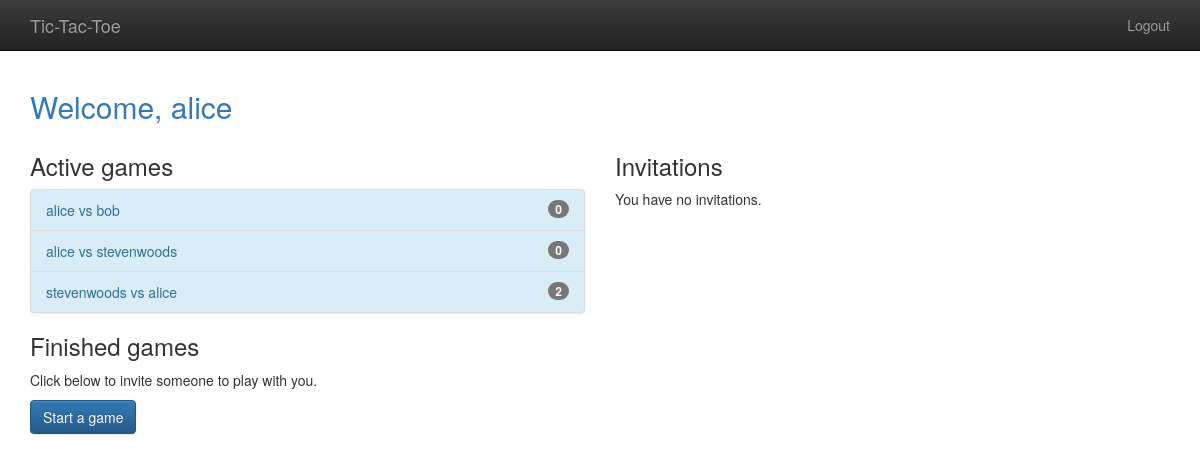
The page /player/home/ (signed in) on the database its author committed.
### gameplay/models.py (models this page shows, shortened)
class Game(models.Model):
    first_player = models.ForeignKey(User,
                                     related_name="games_first_player",
                                     on_delete=models.CASCADE)
    second_player = models.ForeignKey(User,
                                      related_name="games_second_player",
                                      on_delete=models.CASCADE)
    start_time = models.DateTimeField(auto_now_add=True)
    last_active = models.DateTimeField(auto_now=True)
    status = models.CharField(max_length=1, default='F',
                              choices=GAME_STATUS_CHOICES)
    objects = GamesQuerySet.as_manager()  # Overwriting objects attribute, which usually
    def get_absolute_url(self):  # Default way to tell Django what canonical URL is for a model instance
        return reverse('gameplay_detail', args=[self.id])  # Essentially same as url tag in template - constructs URL
    def __str__(self):
        return f"{self.first_player} vs {self.second_player}"

### player/views.py (the view)
# urls.py: path('home/', home, name="player_home"),
@login_required()
def home(request):  # Leave responsibility of dealing with the database logic to the model
    my_games = Game.objects.games_for_user(request.user)
    active_games = my_games.active()
    finished_games = my_games.difference(active_games)
    invitations = request.user.invitations_received.all()
    return render(request, "player/home.html",
                  {'active_games': active_games,
                   'finished_games': finished_games,
                   'invitations': invitations})

### gameplay/models.py (called while the page is built)
    def games_for_user(self, user):
        return self.filter(
            Q(first_player=user) | Q(second_player=user)
        )

    def active(self):
        return self.filter(
            Q(status='F') | Q(status='S')
        )

### templates/player/home.html (shortened to what this page needs)
{% extends "base.html" %}
{% block content %}
    <h2 class="text-primary">Welcome, {{ user.username }}</h2>
    <div class="row">
        <div class="col-md-6">
            <h3>Active games</h3>
            {% include "player/game_list_snippet.html" with games_list=active_games %}
            <h3>Finished games</h3>
            <p>Click below to invite someone to play with you.</p>
            <p>
                <a class="btn btn-primary"
                   href="{% url 'player_new_invitation' %}">Start a game</a>
            </p>
        </div>
        <div class="col-md-6">
            <h3>Invitations</h3>
            {% if invitations %}
                <div class="list-group">
                    {% for inv in invitations %}
                        <a class="list-group-item"
                           href="{% url 'player_accept_invitation' id=inv.id %}">
                            {{ inv.from_user.username }} has invited you to a game.
                        </a>
                    {% endfor %}
                </div>
            {% else %}
                <p>You have no invitations.</p>
            {% endif %}
        </div>
    </div>
{% endblock %}

### templates/base.html (shortened to what this page needs)
{% load staticfiles %}
<!doctype html>
<html class="no-js" lang="">
    <head>
        {% block styling %}
            <link rel="stylesheet" href="{% static 'css/bootstrap.min.css' %}">
            <link rel="stylesheet" href="{% static 'css/bootstrap-theme.min.css' %}">
            <link rel="stylesheet" href="{% static 'css/main.css' %}">
        {% endblock styling %}
    </head>
    <body>
    <nav class="navbar navbar-inverse navbar-fixed-top" role="navigation">
      <div class="container">
        <div class="navbar-header">
          <a class="navbar-brand" href="/">Tic-Tac-Toe</a>
        </div>
        <ul class="nav navbar-nav navbar-right">
            {% if user.is_authenticated %}
                <li><a href="{% url 'player_logout' %}">Logout</a></li>
            {% else %}
                <li><a href="{% url 'player_login' %}">Login</a></li>
                <li><a href="{% url 'player_signup' %}">Sign up</a></li>
            {% endif %}
        </ul>
      </div>
    </nav>
    <div class="container">
        {% block content %}
        {% endblock %}
    </div>
    </body>
</html>

### templates/player/game_list_snippet.html (shortened to what this page needs)
{% if games_list %}
    <div class="list-group bg-info">
        {% for game in games_list %}
            <a class="list-group-item list-group-item-info"
               href="{{ game.get_absolute_url }}">
                {{ game }}
                <span class="badge">{{ game.move_set.count }}</span>
            </a>
        {% endfor %}
    </div>
{% endif %}

### templates/base.html (style rules this page uses)
body { padding-top: 70px; padding-bottom: 20px; }

### rows shown on the page
Game: first_player+second_player "alice vs bob", move_set.count "0"
Game: first_player+second_player "alice vs stevenwoods", move_set.count "0"
Game: first_player+second_player "stevenwoods vs alice", move_set.count "2"

### other values the page prints
{{ user.username }} "alice"
